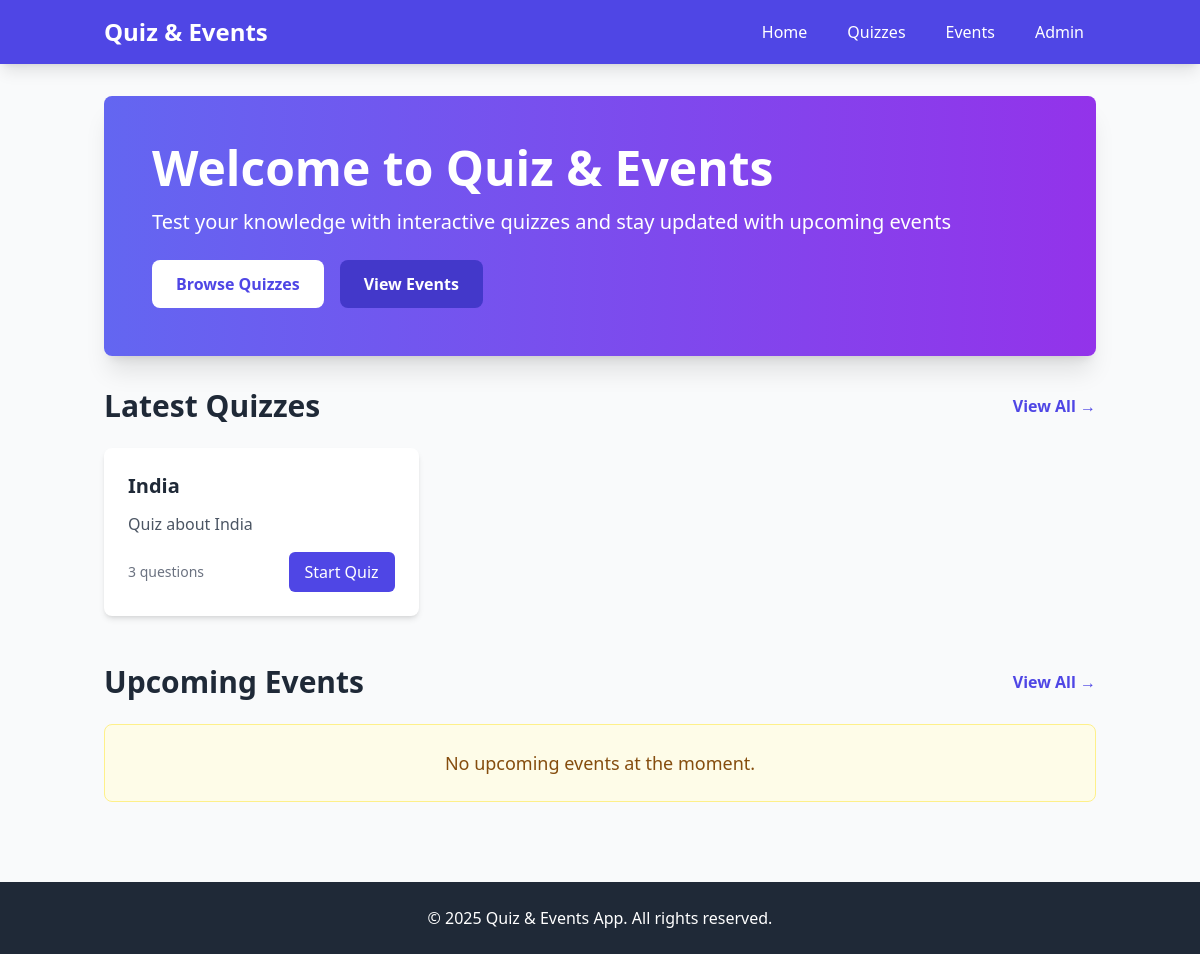
The page / on the database its author committed.
### quiz_app/models.py (models this page shows, shortened)
class Quiz(models.Model):
    title = models.CharField(max_length=200)
    description = models.TextField()
    created_at = models.DateTimeField(auto_now_add=True)
    updated_at = models.DateTimeField(auto_now=True)
    class Meta:
        verbose_name_plural = "Quizzes"
        ordering = ['-created_at']
    def get_questions_count(self):
        return self.questions.count()

### quiz_app/views.py (the view)
# urls.py: path('', views.home, name='home'),
def home(request):
    quizzes = Quiz.objects.all()[:3]  # Show latest 3 quizzes
    events = Event.objects.filter(date__gte=timezone.now())[:3]  # Show upcoming 3 events
    context = {
        'quizzes': quizzes,
        'events': events,
    }
    return render(request, 'quiz_app/home.html', context)

### quiz_app/templates/quiz_app/home.html (shortened to what this page needs)
{% extends 'quiz_app/base.html' %}
{% block content %}
<div class="bg-gradient-to-r from-indigo-500 to-purple-600 text-white rounded-lg shadow-xl p-12 mb-8">
    <h1 class="text-5xl font-bold mb-4">Welcome to Quiz & Events</h1>
    <p class="text-xl mb-6">Test your knowledge with interactive quizzes and stay updated with upcoming events</p>
    <div class="flex gap-4">
        <a href="{% url 'quiz_list' %}" class="bg-white text-indigo-600 px-6 py-3 rounded-lg font-semibold hover:bg-gray-100 transition">Browse Quizzes</a>
        <a href="{% url 'event_list' %}" class="bg-indigo-700 text-white px-6 py-3 rounded-lg font-semibold hover:bg-indigo-800 transition">View Events</a>
    </div>
</div>
<div class="mb-12">
    <div class="flex items-center justify-between mb-6">
        <h2 class="text-3xl font-bold text-gray-800">Latest Quizzes</h2>
        <a href="{% url 'quiz_list' %}" class="text-indigo-600 hover:text-indigo-800 font-semibold">View All →</a>
    </div>
    {% if quizzes %}
    <div class="grid grid-cols-1 md:grid-cols-3 gap-6">
        {% for quiz in quizzes %}
        <div class="bg-white rounded-lg shadow-md hover:shadow-xl transition p-6">
            <h3 class="text-xl font-bold text-gray-800 mb-3">{{ quiz.title }}</h3>
            <p class="text-gray-600 mb-4">{{ quiz.description|truncatewords:20 }}</p>
            <div class="flex items-center justify-between">
                <span class="text-sm text-gray-500">{{ quiz.get_questions_count }} questions</span>
                <a href="{% url 'quiz_detail' quiz.id %}" class="bg-indigo-600 text-white px-4 py-2 rounded-md hover:bg-indigo-700 transition">Start Quiz</a>
            </div>
        </div>
        {% endfor %}
    </div>
    {% else %}
    <div class="bg-yellow-50 border border-yellow-200 text-yellow-800 rounded-lg p-6 text-center">
        <p class="text-lg">No quizzes available yet. Check back soon!</p>
    </div>
    {% endif %}
</div>
<div>
    <div class="flex items-center justify-between mb-6">
        <h2 class="text-3xl font-bold text-gray-800">Upcoming Events</h2>
        <a href="{% url 'event_list' %}" class="text-indigo-600 hover:text-indigo-800 font-semibold">View All →</a>
    </div>
    {% if events %}
    <div class="grid grid-cols-1 md:grid-cols-3 gap-6">
        {% for event in events %}
        <div class="bg-white rounded-lg shadow-md hover:shadow-xl transition p-6">
            <h3 class="text-xl font-bold text-gray-800 mb-2">{{ event.title }}</h3>
            <p class="text-gray-600 mb-4">{{ event.description|truncatewords:15 }}</p>
            <div class="border-t pt-4">
                <div class="flex items-center text-sm text-gray-600 mb-2">
                    <svg class="w-5 h-5 mr-2" fill="none" stroke="currentColor" viewBox="0 0 24 24">
                        <path stroke-linecap="round" stroke-linejoin="round" stroke-width="2" d="M8 7V3m8 4V3m-9 8h10M5 21h14a2 2 0 002-2V7a2 2 0 00-2-2H5a2 2 0 00-2 2v12a2 2 0 002 2z"></path>
                    </svg>
                    <span>{{ event.date|date:"F d, Y - g:i A" }}</span>
                </div>
                <div class="flex items-center text-sm text-gray-600">
                    <svg class="w-5 h-5 mr-2" fill="none" stroke="currentColor" viewBox="0 0 24 24">
                        <path stroke-linecap="round" stroke-linejoin="round" stroke-width="2" d="M17.657 16.657L13.414 20.9a1.998 1.998 0 01-2.827 0l-4.244-4.243a8 8 0 1111.314 0z"></path>
                        <path stroke-linecap="round" stroke-linejoin="round" stroke-width="2" d="M15 11a3 3 0 11-6 0 3 3 0 016 0z"></path>
                    </svg>
                    <span>{{ event.location }}</span>
                </div>
            </div>
        </div>
        {% endfor %}
    </div>
    {% else %}
    <div class="bg-yellow-50 border border-yellow-200 text-yellow-800 rounded-lg p-6 text-center">
        <p class="text-lg">No upcoming events at the moment.</p>
    </div>
    {% endif %}
</div>
{% endblock %}

### rows shown on the page
Quiz: title "India", description "Quiz about India", get_questions_count "3"
